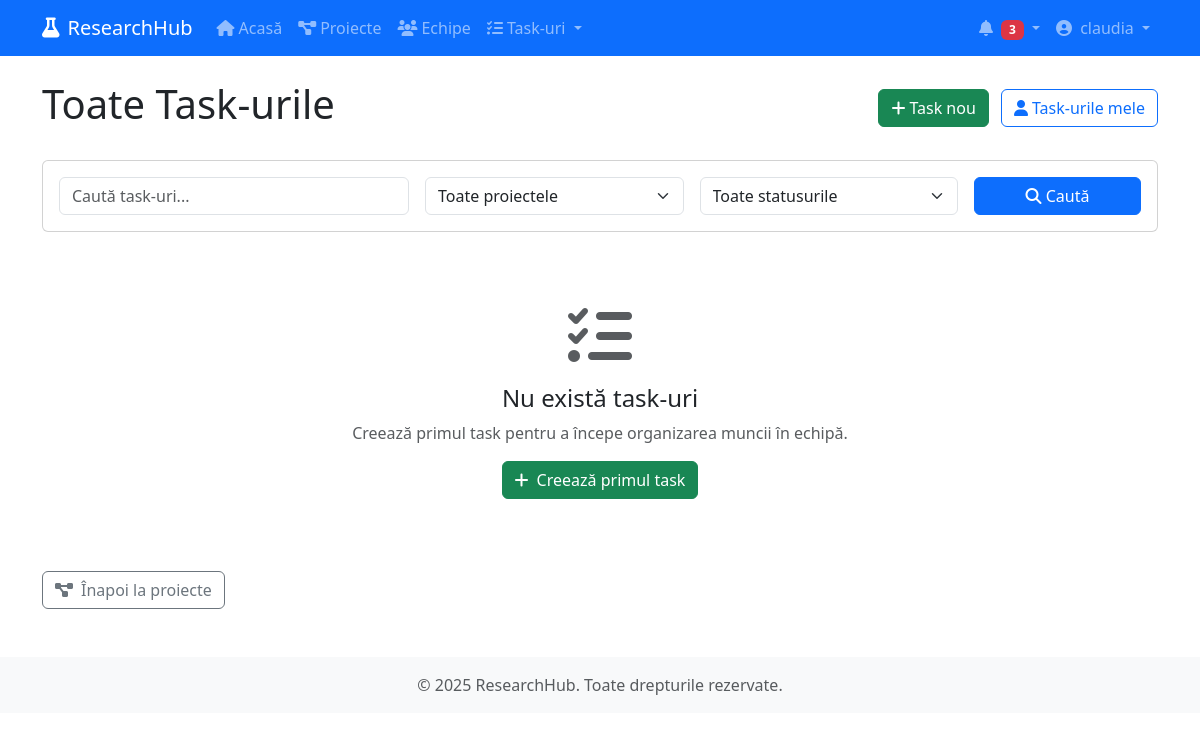
Before: /tasks/all/ (signed in) with the older database file.
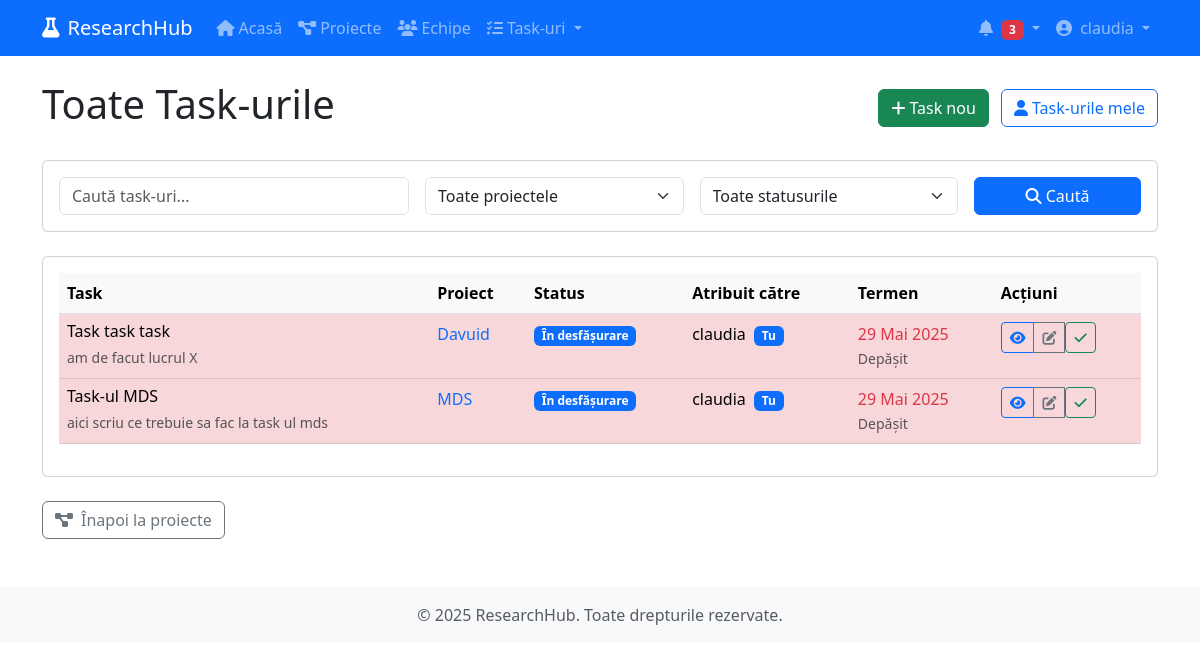
After: the same page with the newer database file.
### myapp/models.py (models this page shows, shortened)
class Activity(models.Model):
    project = models.ForeignKey(Project, on_delete=models.CASCADE, related_name='activities')
    objective = models.ForeignKey(Objective, on_delete=models.SET_NULL, related_name='activities', null=True, blank=True)
    title = models.CharField(max_length=200)
    description = models.TextField()
    start_date = models.DateField()
    due_date = models.DateField()
    created_at = models.DateTimeField(auto_now_add=True)
    updated_at = models.DateTimeField(auto_now=True)
    assigned_to = models.ForeignKey(User, on_delete=models.SET_NULL, related_name='assigned_activities', null=True, blank=True)
    STATUS_CHOICES = [
        ('not_started', 'Neîncepută'),
        ('in_progress', 'În desfășurare'),
        ('review', 'În revizuire'),
        ('completed', 'Finalizată'),
        ('delayed', 'Întârziată'),
        ('cancelled', 'Anulată'),
    ]
    status = models.CharField(max_length=20, choices=STATUS_CHOICES, default='not_started')
    def is_overdue(self):
        return self.due_date < timezone.now().date() and self.status not in ['completed', 'cancelled']

class Project(models.Model):
    title = models.CharField(max_length=200)
    description = models.TextField()
    start_date = models.DateField()
    end_date = models.DateField()
    created_at = models.DateTimeField(auto_now_add=True)
    updated_at = models.DateTimeField(auto_now=True)
    created_by = models.ForeignKey(User, on_delete=models.CASCADE, related_name='created_projects')
    STATUS_CHOICES = [
        ('draft', 'Schiță'),
        ('planning', 'Planificare'),
        ('in_progress', 'În desfășurare'),
        ('on_hold', 'Suspendat'),
        ('completed', 'Finalizat'),
        ('archived', 'Arhivat'),
    ]
    status = models.CharField(max_length=20, choices=STATUS_CHOICES, default='draft')

### myapp/views.py (the view, shortened to what this page needs)
# urls.py: path('tasks/all/', views.all_tasks, name='all_tasks'),
@login_required
def all_tasks(request):
    user_project_ids = ProjectMember.objects.filter(
        user=request.user
    ).values_list('project_id', flat=True)
    activities = Activity.objects.filter(
        project_id__in=user_project_ids
    ).select_related('project', 'assigned_to', 'objective').order_by('due_date')
    status_filter = request.GET.get('status')
    if status_filter:
        activities = activities.filter(status=status_filter)
    project_filter = request.GET.get('project')
    if project_filter:
        activities = activities.filter(project_id=project_filter)
    assigned_filter = request.GET.get('assigned')
    search_query = request.GET.get('search')
    if search_query:
        activities = activities.filter(
            Q(title__icontains=search_query) |
            Q(description__icontains=search_query)
        )
    paginator = Paginator(activities, 20)  # 20 task-uri per pagină
    page_number = request.GET.get('page')
    page_obj = paginator.get_page(page_number)
    user_projects = Project.objects.filter(
        members__user=request.user
    ).distinct()
    team_members = User.objects.filter(
        project_memberships__project_id__in=user_project_ids
    ).distinct()
    context = {
        'page_obj': page_obj,
        'user_projects': user_projects,
        'team_members': team_members,
        'status_filter': status_filter,
        'project_filter': project_filter,
        'assigned_filter': assigned_filter,
        'search_query': search_query,
        'status_choices': Activity.STATUS_CHOICES,
    }
    return render(request, 'tasks/all_tasks.html', context)

### myapp/templates/tasks/all_tasks.html (shortened to what the changed rows need)
{% extends 'base.html' %}
{% block content %}
<div class="d-flex justify-content-between align-items-center mb-4">
    <h1>Toate Task-urile</h1>
</div>
{% if page_obj %}
<div class="card">
    <div class="card-body">
        <div class="table-responsive">
            <table class="table table-hover">
                <thead class="table-light">
                    <tr>
                        <th>Task</th>
                        <th>Proiect</th>
                        <th>Status</th>
                        <th>Atribuit către</th>
                        <th>Termen</th>
                        <th>Acțiuni</th>
                    </tr>
                </thead>
                <tbody>
                    {% for task in page_obj %}
                    <tr {% if task.is_overdue %}class="table-danger"{% elif task.due_date == today %}class="table-warning"{% endif %}>
                        <td>
                            <h6 class="mb-1">{{ task.title }}</h6>
                            <small class="text-muted">{{ task.description|truncatechars:50 }}</small>
                        </td>
                        <td>
                            <a href="{% url 'project_detail' task.project.id %}" class="text-decoration-none">
                                {{ task.project.title }}
                            </a>
                        </td>
                        <td>
                            <span class="badge
                                {% if task.status == 'not_started' %}bg-secondary
                                {% elif task.status == 'in_progress' %}bg-primary
                                {% elif task.status == 'completed' %}bg-success
                                {% elif task.status == 'delayed' %}bg-danger
                                {% else %}bg-warning{% endif %}">
                                {{ task.get_status_display }}
                            </span>
                        </td>
                        <td>
                            {% if task.assigned_to %}
                                {{ task.assigned_to.get_full_name|default:task.assigned_to.username }}
                                {% if task.assigned_to == request.user %}
                                <span class="badge bg-primary ms-1">Tu</span>
                                {% endif %}
                            {% else %}
                                <span class="text-muted">Neatribuit</span>
                            {% endif %}
                        </td>
                        <td>
                            <div class="{% if task.is_overdue %}text-danger{% elif task.due_date == today %}text-warning{% endif %}">
                                {{ task.due_date|date:"d M Y" }}
                            </div>
                            <small class="text-muted">
                                {% if task.is_overdue %}
                                    Depășit
                                {% elif task.due_date == today %}
                                    Astăzi
                                {% else %}
                                    {{ task.due_date|timeuntil }}
                                {% endif %}
                            </small>
                        </td>
                        <td>
                            <div class="btn-group">
                                <a href="{% url 'task_detail' task.id %}" class="btn btn-sm btn-outline-primary" title="Vezi detalii">
                                    <i class="fas fa-eye"></i>
                                </a>
                                {% if task.assigned_to == request.user %}
                                <a href="{% url 'edit_activity' task.id %}" class="btn btn-sm btn-outline-secondary" title="Editează">
                                    <i class="fas fa-edit"></i>
                                </a>
                                {% if task.status != 'completed' %}
                                <form method="post" action="{% url 'change_activity_status' task.id %}" class="d-inline">
                                    <button type="submit" class="btn btn-sm btn-outline-success" title="Finalizează">
                                        <i class="fas fa-check"></i>
                                    </button>
                                </form>
                                {% endif %}
                                {% endif %}
                            </div>
                        </td>
                    </tr>
                    {% endfor %}
                </tbody>
            </table>
        </div>
    </div>
</div>
{% else %}
<div class="text-center py-5">
    <i class="fas fa-tasks fa-4x text-muted mb-3"></i>
    {% if search_query or project_filter or status_filter %}
    <h4>Nu am găsit task-uri</h4>
    <p class="text-muted">Încearcă să modifici criteriile de căutare.</p>
    <a href="{% url 'all_tasks' %}" class="btn btn-outline-primary">
        <i class="fas fa-times me-1"></i>Resetează filtrele
    </a>
    {% else %}
    <h4>Nu există task-uri</h4>
    <p class="text-muted">Creează primul task pentru a începe organizarea muncii în echipă.</p>
    <a href="{% url 'create_task' %}" class="btn btn-success">
        <i class="fas fa-plus me-2"></i>Creează primul task
    </a>
    {% endif %}
</div>
{% endif %}
{% endblock %}

Changed rows visible on the page:
added Activity: title "Task task task", description "am de facut lucrul X", project "Davuid", status "În desfășurare", assigned_to.get_full_name "claudia", shows "Tu", due_date "29 Mai 2025", shows "Depășit"
added Activity: title "Task-ul MDS", description "aici scriu ce trebuie sa fac la task ul mds", project "MDS", status "În desfășurare", assigned_to.get_full_name "claudia", shows "Tu", due_date "29 Mai 2025", shows "Depășit"
Other visible differences:
text no longer shown: "Nu există task-uri Creează primul task pentru a începe organizarea muncii în echipă. Creează primul task"
text now shown: "Task Proiect Status Atribuit către Termen Acțiuni"
